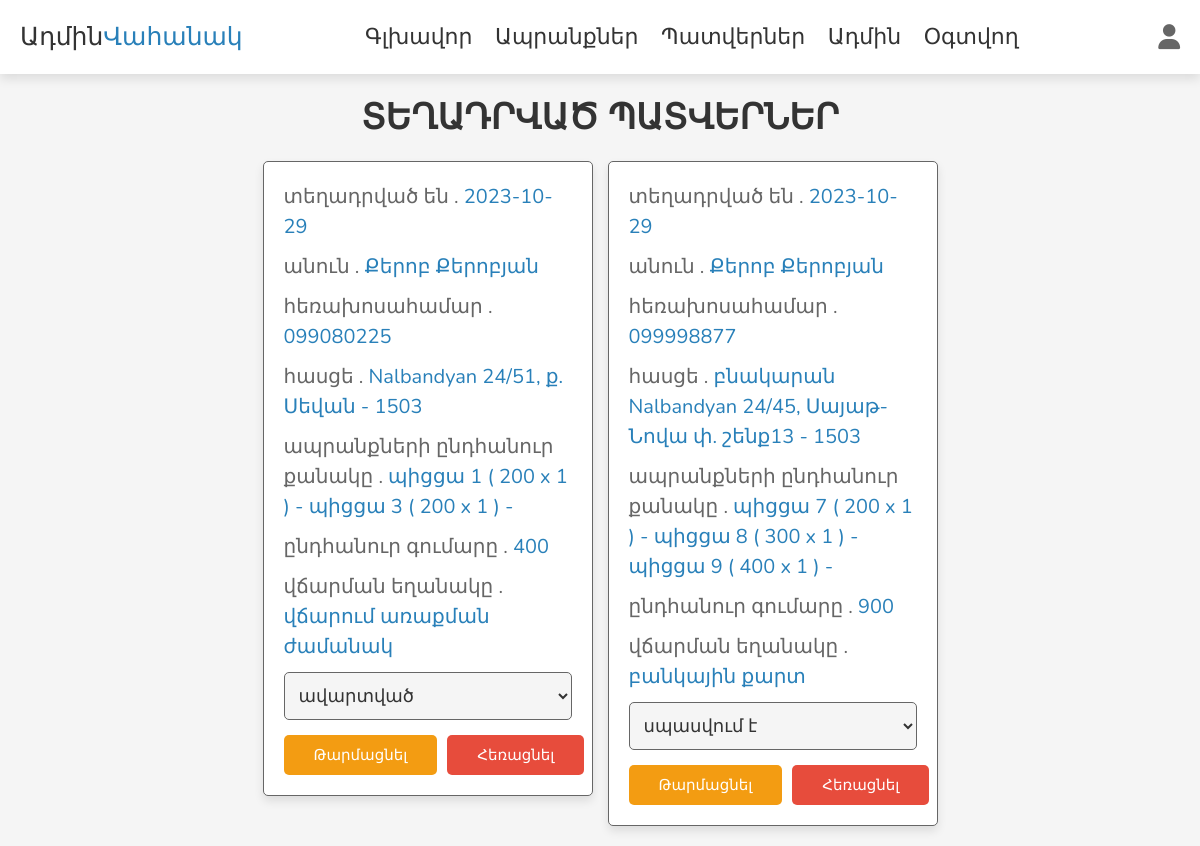
The page /admin_orders.php (signed in) on the database its author committed.
### tables this page shows
CREATE TABLE `orders` (
  `id` int(100) NOT NULL,
  `user_id` int(100) NOT NULL,
  `name` varchar(100) NOT NULL,
  `number` varchar(12) NOT NULL,
  `method` varchar(50) NOT NULL,
  `address` varchar(500) NOT NULL,
  `total_products` varchar(1000) NOT NULL,
  `total_price` int(100) NOT NULL,
  `placed_on` date NOT NULL DEFAULT current_timestamp(),
  `payment_status` varchar(20) NOT NULL DEFAULT 'սպասվում է'
);

### admin_orders.php (the view, shortened to what this page needs)
<?php
include 'config.php';
?>
<!DOCTYPE html>
<html lang="en">
<head>
   <link rel="stylesheet" href="https://cdnjs.cloudflare.com/ajax/libs/font-awesome/6.1.1/css/all.min.css">
   <link rel="stylesheet" href="css/admin_style.css">
</head>
<body>
<?php include 'admin_header.php' ?>
<section class="orders">
<h1 class="heading">Տեղադրված պատվերներ</h1>
<div class="box-container">
   <?php
      $select_orders = $conn->prepare("SELECT * FROM `orders`");
      $select_orders->execute();
      if($select_orders->rowCount() > 0){
         while($fetch_orders = $select_orders->fetch(PDO::FETCH_ASSOC)){
   ?>
   <div class="box">
      <p> տեղադրված են . <span><?= $fetch_orders['placed_on']; ?></span> </p>
      <p> անուն . <span><?= $fetch_orders['name']; ?></span> </p>
      <p> հեռախոսահամար . <span><?= $fetch_orders['number']; ?></span> </p>
      <p> հասցե . <span><?= $fetch_orders['address']; ?></span> </p>
      <p> ապրանքների ընդհանուր քանակը . <span><?= $fetch_orders['total_products']; ?></span> </p>
      <p> ընդհանուր գումարը . <span><?= $fetch_orders['total_price']; ?></span> </p>
      <p> վճարման եղանակը . <span><?= $fetch_orders['method']; ?></span> </p>
      <form action="" method="post">
         <select name="payment_status" class="select">
            <option selected disabled><?= $fetch_orders['payment_status']; ?></option>
         </select>
        <div class="flex-btn">
         <input type="submit" value="Թարմացնել" class="option-btn" name="update_payment">
         <a href="admin_orders.php?delete=<?= $fetch_orders['id']; ?>" class="delete-btn" onclick="return confirm('հեռացնել այս պատվերը?');">Հեռացնել</a>
        </div>
      </form>
   </div>
   <?php
         }
      }else{
         echo '<p class="empty">դեռ պատվերներ չկան!</p>';
      }
   ?>
</div>
</section>
</body>
</html>

### css/admin_style.css (style rules this page uses)
:root { --main-color:#2980b9; --red:#e74c3c; --orange:#f39c12; --black:#333; --white:#fff; --light-bg:#f5f5f5; --light-color:#666; --border:.1rem solid var(--light-color); --box-shadow:0 .5rem 1rem rgba(0,0,0,.1); }
* { font-family: 'Nunito', sans-serif; margin:0; padding:0; box-sizing: border-box; outline: none; border:none; text-decoration: none; transition: .2s linear; }
html { font-size: 62.5%; overflow-x: hidden; scroll-behavior: smooth; scroll-padding-top: 7rem; }
body { background: var(--light-bg); }
section { padding:2rem; margin:0 auto; max-width: 1200px; }
.heading { text-align: center; margin-bottom: 2rem; font-size: 3.5rem; color:var(--black); text-transform: uppercase; }
.delete-btn, .option-btn, .btn { display: block; width: 100%; margin-top: 1rem; border-radius: .5rem; padding:1rem 3rem; font-size: 1.5rem; color:var(--white); cursor: pointer; text-transform: capitalize; text-align: center; }
.delete-btn { background-color: var(--red); }
.option-btn { background-color: var(--orange); }
.flex-btn { display: flex; gap:1rem; }
.orders .box-container { display: grid; grid-template-columns: repeat(auto-fit, 33rem); gap:1.5rem; align-items: flex-start; justify-content: center; }
.orders .box-container .box { padding:2rem; padding-top: 1rem; border-radius: .5rem; border:var(--border); background-color: var(--white); box-shadow: var(--box-shadow); }
.orders .box-container .box p { line-height: 1.5; font-size: 2rem; color:var(--light-color); margin:1rem 0; }
.orders .box-container .box p span { color:var(--main-color); }
.orders .box-container .select { margin-bottom: .5rem; width: 100%; background-color: var(--light-bg); padding:1rem; font-size: 1.8rem; color:var(--black); border-radius: .5rem; border:var(--border); }

### rows shown on the page
orders: placed_on "2023-10-29", name "Քերոբ Քերոբյան", number "099080225", address "Nalbandyan 24/51, ք. Սեվան - 1503", total_products "պիցցա 1 ( 200 x 1 ) - պիցցա 3 ( 200 x 1 ) -", total_price "400", method "վճարում առաքման ժամանակ", payment_status "ավարտված"
orders: placed_on "2023-10-29", name "Քերոբ Քերոբյան", number "099998877", address "բնակարան Nalbandyan 24/45, Սայաթ-Նովա փ. շենք13 - 1503", total_products "պիցցա 7 ( 200 x 1 ) - պիցցա 8 ( 300 x 1 ) - պիցցա 9 ( 400 x 1 ) -", total_price "900", method "բանկային քարտ", payment_status "սպասվում է"
